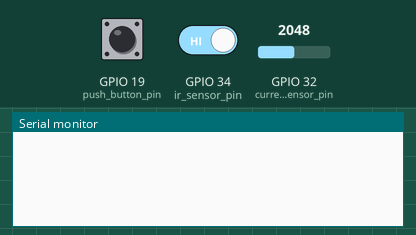
A sketch run on a simulated ESP32. Parts: the last lines printed to the serial monitor. Inputs (shaded band) come from the test bench; at power-on: GPIO 19 (push_button_pin) HIGH, GPIO 34 (ir_sensor_pin) HIGH, GPIO 32 (current_sensor_pin) = 2048.

Above: at 2.7 s.
2.8 s: GPIO 19 (push_button_pin) pulled LOW for 1 s
At 4.3 s:
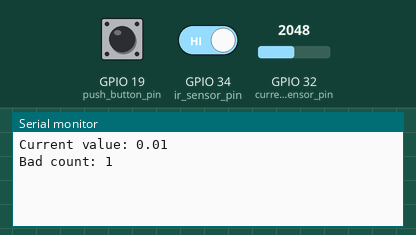
5.3 s: GPIO 34 (ir_sensor_pin) driven LOW
At 6.3 s:
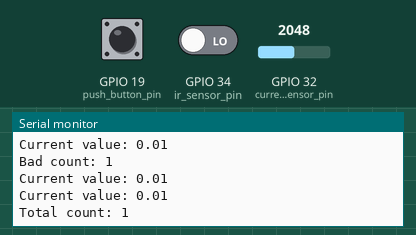
9.6 s: GPIO 32 (current_sensor_pin) set to 2866
At 10.4 s:
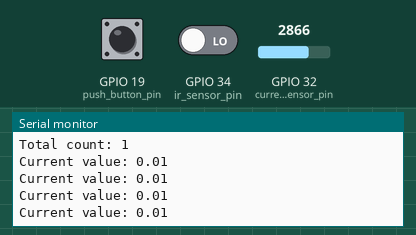
13.0 s: GPIO 32 (current_sensor_pin) set to 3603
At 14.3 s:
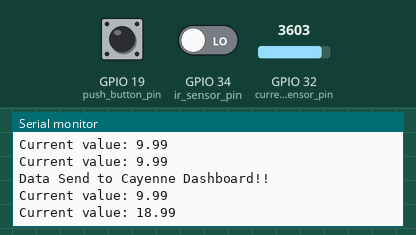
14.5 s: GPIO 19 (push_button_pin) pulled LOW for 0.15 s
At 15.4 s:
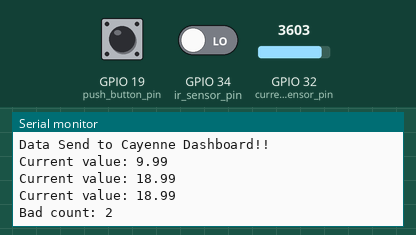
Timing chart, 0 to 17.1 s (numbered marks = the images above; inputs shaded):
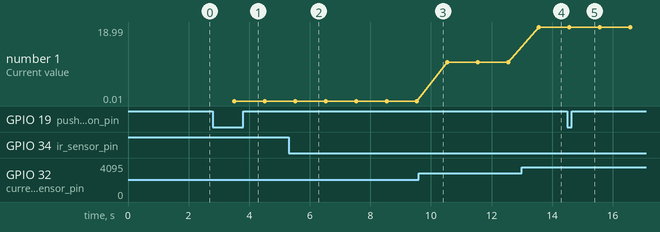

The sketch:

oeeV2.0.ino
```cpp
#include <CayenneMQTTESP32.h>

#define CAYENNE_PRINT Serial
#define current_sensor_pin  32
#define ir_sensor_pin       34
#define push_button_pin     19

// WiFi network info.
char ssid[] = "Masrur Saqib";
char wifiPassword[] = "fatema03";

// Cayenne authentication info. This should be obtained from the Cayenne Dashboard.
char username[] = "f06af690-cd58-11eb-b767-3f1a8f1211ba";
char password[] = "68a8a8b01075c898d16b73620ca2a5eecec2204e";
char clientID[] = "1feb3e70-cdfe-11eb-b767-3f1a8f1211ba";

int idea_cycle_time = 50; //seconds, which means after every 50 seconds there will be a product count
uint64_t planned_production_time = 36000; //seconds which is equal to 10 Hours

uint64_t  cst, irt, pbt, lrt, onTime = 0;
int totalCount = 0, defectCount = 0;

float current_sensor_offset = 2500.0; //offset
float current_sensor_sensitivity = 100.0; // use 100 for 20A Module and 66 for 30A Module
float current_sensor_adcvalue = 0.0;
float current_sensor_voltage = 0.0;
float current_sensor_current = 0.0;
float offCurrent = 0.5;

bool lastState, currState;

float performance = 0;
float availability = 0;
float quality = 0;
float oee = 0;

void setup() {
  Serial.begin(9600);
  Cayenne.begin(username, password, clientID, ssid, wifiPassword);

  pinMode(current_sensor_pin, INPUT);
  pinMode(ir_sensor_pin, INPUT);
  pinMode(push_button_pin, INPUT_PULLUP);

  cst = millis();
  irt = millis();
  pbt = millis();
  lrt = millis();
}

void loop() {
  Cayenne.loop();

  if (millis() - cst > 1000) {
    cst = millis();
    Serial.print("Current value: ");
    Serial.println(get_current());
    if (get_current() > offCurrent) {
      onTime += 1;
    }
  }

  if (millis() - irt > 1000) {
    irt = millis();
    get_ir();
  }

  if (digitalRead(push_button_pin) == LOW) {
    if (millis() - pbt > 500) {
      pbt = millis();
      defectCount++;
      Serial.print("Bad count: ");
      Serial.println((int)defectCount);
    }
  }

  performance = (1.0 * idea_cycle_time * totalCount ) / onTime;
  availability = (1.0 * onTime) / planned_production_time;
  quality = 1.0 - (1.0 * defectCount / totalCount);

  if (millis() - lrt > 10000) {
    lrt = millis();
    oee = performance * availability * quality;
    Cayenne.virtualWrite(0, performance, "Performance", "null");
    Cayenne.virtualWrite(1, availability, "Availability", "null");
    Cayenne.virtualWrite(2, quality, "Quality", "null");
    Cayenne.virtualWrite(3, oee, "OEE", "null");
    Serial.println("Data Send to Cayenne Dashboard!!");
  }
}

double get_current() {
  double average = 0;
  for (int i = 1 ; i <= 25 ; i++) {
    current_sensor_adcvalue = analogRead(current_sensor_pin);
    current_sensor_voltage = ((current_sensor_adcvalue * 5000.0) / 4095.0);
    current_sensor_current = ((current_sensor_voltage - current_sensor_offset) / current_sensor_sensitivity);
    average += current_sensor_current;
  }
  return average / 25.0;
}

void get_ir() {
  currState = digitalRead(ir_sensor_pin);
  if (lastState != currState && currState == LOW) {
    totalCount++;
    Serial.print("Total count: ");
    Serial.println((int)totalCount);
  }
  lastState = currState;
}
```

Measured:
- after the input at 2.8 s, the serial monitor: prints a new line after 0.71 s (image 1)
- after the input at 5.3 s, the serial monitor: prints a new line after 0.22 s (image 2)
- after the input at 13.0 s, the serial monitor: prints a new line after 0.56 s (image 4)
- after the input at 14.5 s, the serial monitor: prints a new line after 0.08 s (image 5)
- plotted number 1: 0.01 → 9.99 after the input at 9.6 s, 9.99 → 18.99 after the input at 13.0 s
